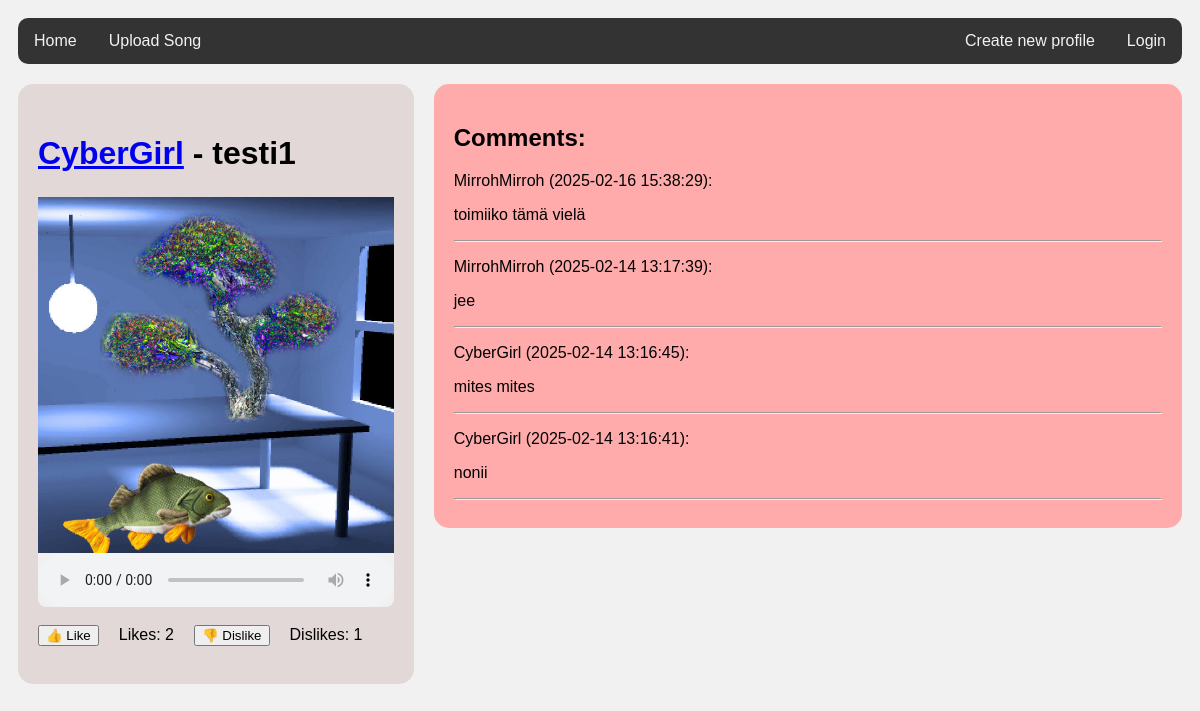
/song/1, run on an earlier commit of the app's database.
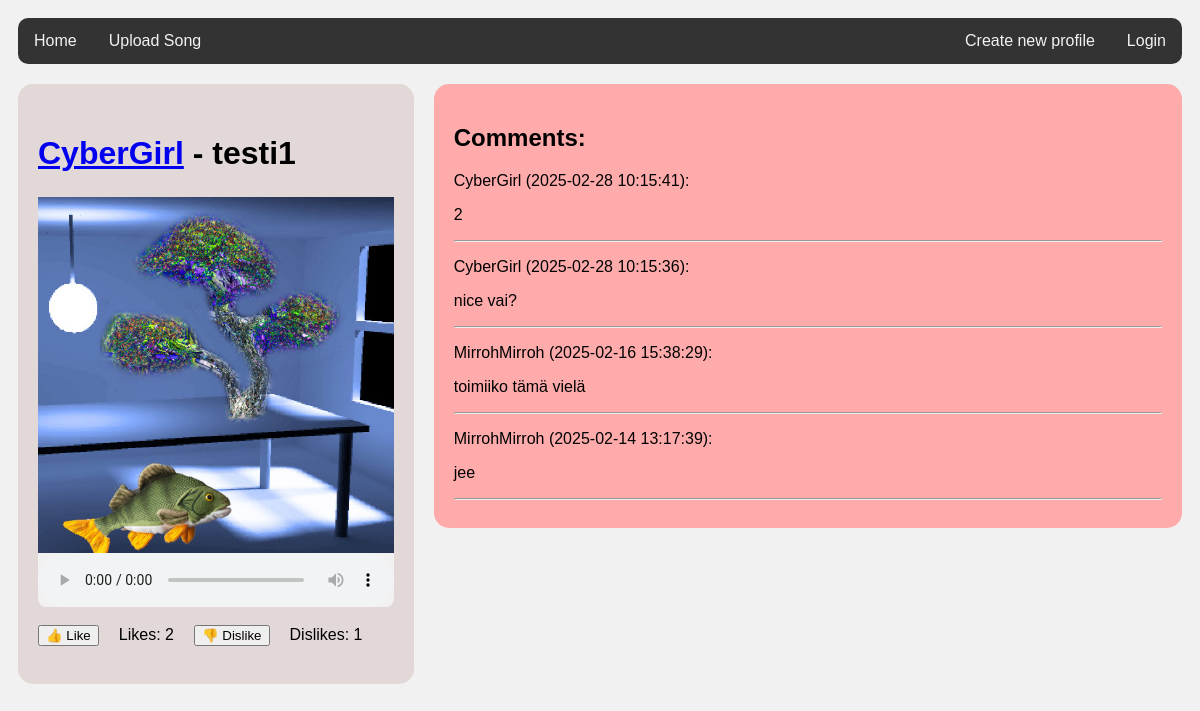
And on a later commit of the database.
### tables this page shows
CREATE TABLE songs (
    id INTEGER PRIMARY KEY,
    user_id INTEGER NOT NULL,
    title TEXT NOT NULL,
    artist TEXT NOT NULL CHECK (LENGTH(artist) > 0),
    audio_file_path TEXT NOT NULL,
    image_file_path TEXT NOT NULL,
    upload_date DATETIME DEFAULT CURRENT_TIMESTAMP,
    genre TEXT CHECK (LENGTH(genre) > 0),
    duration INTEGER CHECK (duration > 0),
    FOREIGN KEY (user_id) REFERENCES users(id) ON DELETE CASCADE
);

CREATE TABLE messages (
    id INTEGER PRIMARY KEY,
    content TEXT,
    sent_at TEXT,
    user_id INTEGER REFERENCES users,
    thread_id INTEGER REFERENCES threads
);

CREATE TABLE users (
    id INTEGER PRIMARY KEY,
    username TEXT UNIQUE,
    password_hash TEXT,
    image BLOB
, bio TEXT);

### app.py (the view)
@app.route("/song/<int:id>")
def show_song(id):
    song = users.get_song(id)
    thread = forum.get_thread(id)
    messages = forum.get_messages(id)
    like_counter = get_likes(id)
    dislike_counter = get_dislikes(id)
    return render_template("show_song.html", song=song, thread=thread, messages=messages, like_counter=like_counter, dislike_counter=dislike_counter)

### db.py (called while the page is built)
def get_connection():
    con = sqlite3.connect("database.db")
    con.execute("PRAGMA foreign_keys = ON")
    con.row_factory = sqlite3.Row
    return con

def query(sql, params=[]):
    con = get_connection()
    result = con.execute(sql, params).fetchall()
    con.close()
    return result

### forum.py (called while the page is built)
def get_thread(id):
    sql = """SELECT t.id
             FROM threads t
             WHERE t.id = ?"""
    result = db.query(sql, [id])
    return result[0]

def get_messages(id):
    sql = """SELECT m.id, m.content, m.sent_at, m.user_id, u.username
             FROM messages m, users u
             WHERE m.user_id = u.id AND m.thread_id = ?
             ORDER BY m.id DESC"""
    return db.query(sql, [id])

### repositories/songs_repository.py (called while the page is built)
def get_likes(id):
    sql = "SELECT COUNT(*) FROM likes WHERE song_id = ? AND is_like = 1"
    result = db.query(sql, [id])  # Assuming db.query() returns fetched data
    return result[0][0] if result else 0  # Extract the count from the result

def get_dislikes(id):
    sql = "SELECT COUNT(*) FROM likes WHERE song_id = ? AND is_like = 0"
    result = db.query(sql, [id])  # Assuming db.query() returns fetched data
    return result[0][0] if result else 0  # Extract the count from the result

### users.py (called while the page is built)
def get_song(id):
    sql = """SELECT id, user_id, title, artist, audio_file_path, image_file_path, genre
             FROM songs
             WHERE id = ?"""
    result = db.query(sql, [id])
    return result[0] if result else None

### templates/show_song.html (shortened to what this page needs)
<!DOCTYPE html>
<html>
<head>
  <link rel="stylesheet" href="../static/styles.css">
</head>
<body>
  <div class="topnav">
    <a href="/">Home</a>
    <a href="/upload_song">Upload Song</a>
    {% if session.username %}
    <a href="/logout" style="float:right">Logout</a>
    {% else %}
    <a href="/login_page" style="float:right">Login</a>
    <a href="/register" style="float:right">Create new profile</a>
    {% endif %}
  </div>
  <div class="row">
    <div class="leftcolumn">
      <div class="card2">
        <div class="song-info">
          <h1><a href="/user/{{ song.user_id }}">{{ song.artist }}</a> - {{ song.title }}</h1>
        </div>
        <br>
        <img src="{{ url_for('static', filename=song.image_file_path.split('static/')[-1]) }}" alt="Kansikuva" width="100%">
        <audio controls class="audio2">
          {% if song.audio_file_path.endswith('.mp3') %}
          <source src="{{ url_for('static', filename=song.audio_file_path.split('static/')[-1]) }}" type="audio/mpeg">
          {% elif song.audio_file_path.endswith('.wav') %}
          <source src="{{ url_for('static', filename=song.audio_file_path.split('static/')[-1]) }}" type="audio/wav">
          {% else %}
              <p>Tiedostotyyppi ei tuettu.</p>
          {% endif %}
        </audio>
        <br>
        <div class="likes">
          <form action="/like/{{ song.id }}" method="post">
            <button type="submit">👍 Like</button>
          </form>
          <p>Likes: {{ like_counter }}</p>
          <form action="/dislike/{{ song.id }}" method="post">
              <button type="submit">👎 Dislike</button>
          </form>
          <p>Dislikes: {{ dislike_counter }}</p>
        </div>
        <br>
      </div>
    </div>
    <div class="rightcolumn">
      <div class="card-songpage">
        <h2>Comments:</h2>
        {% for message in messages %}
        <p>
          {{ message.username }} ({{ message.sent_at }}):
        </p>
        <p>
          {{ message.content }}
        </p>
        <hr />
        {% endfor %}
      </div>
    </div>
  </div>
</body>
</html>

### static/styles.css (style rules this page uses)
* { box-sizing: border-box; }
body { font-family: Arial; padding: 10px; background: #f1f1f1; }
.topnav { overflow: hidden; background-color: #333; border-radius: 10px; }
.topnav a { float: left; display: block; color: #f2f2f2; text-align: center; padding: 14px 16px; text-decoration: none; }
.leftcolumn { float: left; width: 34%; }
.rightcolumn { float: left; width: 66%; background-color: #f1f1f1; padding-left: 20px; overflow: hidden; }
.card2 { background-color: rgb(226, 216, 216); padding: 20px; margin-top: 20px; border-radius: 15px; display: flex; flex-direction: column; }
.card-songpage { background-color: rgb(255, 171, 171); padding: 20px; margin-top: 20px; border-radius: 15px; }
.audio2 { width: 100%; border-radius: 0px 0px 8px 8px; background-color: #f1f1f1; }
.song-info { display: flex; flex-wrap: nowrap; gap: 10px; margin-top: 10px; margin-bottom: -15px; }
.likes { display: flex; align-items: center; gap: 20px; }
.likes form { display: flex; align-items: center; }
.likes p { margin: 0; }
.row::after { content: ""; display: table; clear: both; }

What changed in the data, as far as the page shows it:
removed messages: username "CyberGirl", sent_at "2025-02-14 13:16:45", content "mites mites"
removed messages: username "CyberGirl", sent_at "2025-02-14 13:16:41", content "nonii"
added messages: username "CyberGirl", sent_at "2025-02-28 10:15:41", content "2"
added messages: username "CyberGirl", sent_at "2025-02-28 10:15:36", content "nice vai?"
